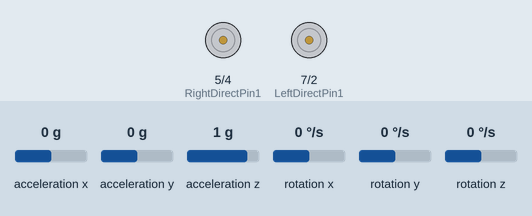
The sketch below on a simulated Arduino Uno, built with avr-gcc and run on an emulated ATmega328P. On the bench: motor-driver pin pairs drawn as motors (green arrow = first pin HIGH = forward, orange = second pin HIGH = backward, longer = more drive, scaled by the enable pin). Inputs (shaded band) come from the test bench; at power-on: acceleration x 0 g, acceleration y 0 g, acceleration z 1 g, rotation x 0 °/s, rotation y 0 °/s, rotation z 0 °/s.

Above: at 1.2 s.
1.3 s: acceleration x set to -0.4 g
At 2.1 s:
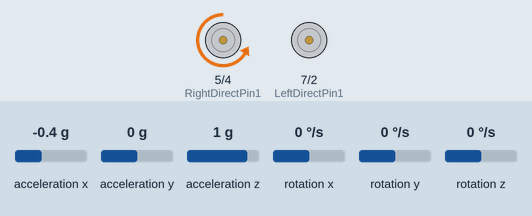
2.8 s: acceleration y set to -0.4 g
At 4.0 s:
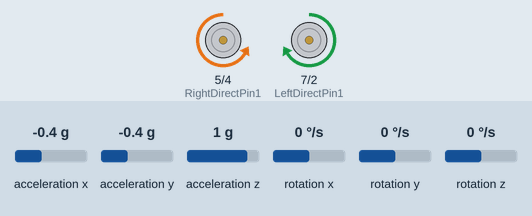
4.3 s: acceleration x set to 0 g
At 5.4 s:
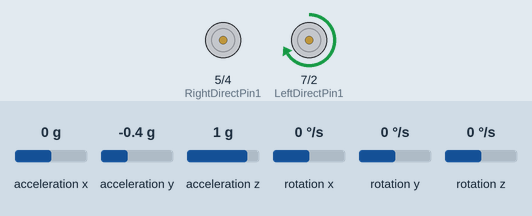
5.8 s: acceleration y set to 0.1 g
7.3 s: acceleration y set to 0.4 g
At 7.7 s:
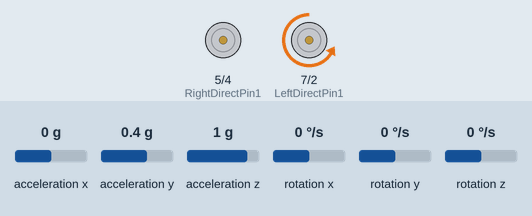
8.8 s: acceleration x set to -1.4 g
At 10.1 s:
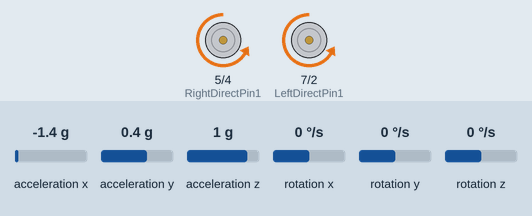
Timing chart, 0 to 11.3 s (numbered marks = the images above; inputs shaded):
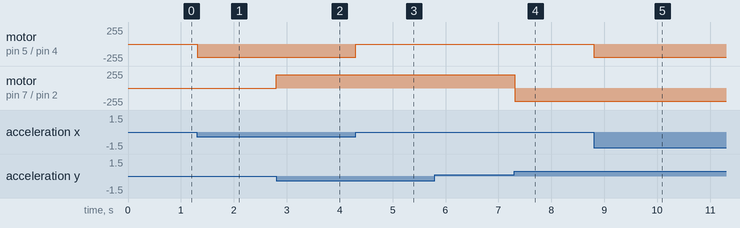

The sketch:

omni-car-code.ino
```cpp
#include <Wire.h>
#include <MPU6050.h>

#define speedPinR 3    //  RIGHT PWM pin connect MODEL-X ENA
#define RightDirectPin1  5    //Right Motor direction pin 1 to MODEL-X IN1
#define RightDirectPin2  4    //Right Motor direction pin 2 to MODEL-X IN2
#define speedPinL 6    // Left PWM pin connect MODEL-X ENB
#define LeftDirectPin1  7    //Left Motor direction pin 1 to MODEL-X IN3
#define LeftDirectPin2  2   //Left Motor direction pin 1 to MODEL-X IN4

int val;
MPU6050 mpu;


void setup() {

  pinMode(RightDirectPin1, OUTPUT);
  pinMode(RightDirectPin2, OUTPUT);
  pinMode(speedPinL, OUTPUT);
  pinMode(LeftDirectPin1, OUTPUT);
  pinMode(LeftDirectPin2, OUTPUT);
  pinMode(speedPinR, OUTPUT);

  while(!mpu.begin(MPU6050_SCALE_2000DPS, MPU6050_RANGE_2G))
  {
    Serial.println("Could not find a valid MPU6050 sensor, check wiring!");
    delay(500);
  }
}


void x_axis() {

  Vector rawAccel = mpu.readRawAccel();
  Vector normAccel = mpu.readNormalizeAccel();

  if (normAccel.XAxis > 2) {
    digitalWrite(RightDirectPin1, HIGH);
    digitalWrite(RightDirectPin2, LOW);
  } else if (normAccel.XAxis < -2) {
    digitalWrite(RightDirectPin1, LOW);
    digitalWrite(RightDirectPin2, HIGH);
  } else {
    digitalWrite(RightDirectPin2, LOW);
    digitalWrite(RightDirectPin2, LOW);
  }

  analogWrite(speedPinL,200);
  analogWrite(speedPinR,200);
}

void y_axis() {

  Vector rawAccel = mpu.readRawAccel();
  Vector normAccel = mpu.readNormalizeAccel();

  if (normAccel.YAxis > 2) {
    digitalWrite(LeftDirectPin1, LOW);
    digitalWrite(LeftDirectPin2, HIGH);
  } else if (normAccel.YAxis < -2){
    digitalWrite(LeftDirectPin1, HIGH);
    digitalWrite(LeftDirectPin2, LOW);
  } else {
    digitalWrite(LeftDirectPin2, LOW);
    digitalWrite(LeftDirectPin2, LOW);
  }

  analogWrite(speedPinL,200);
  analogWrite(speedPinR,200);
}

void loop() {

  x_axis();
  y_axis();

}
```

Measured:
- the behaviour switches between -0.2 and -0.3 g on acceleration x (found by bisection; images 0 and 1)
- the behaviour switches between -0.2 and -0.3 g on acceleration y (found by bisection; images 1 and 2)
- the behaviour switches between 0.2 and 0.3 g on acceleration y (found by bisection; images 3 and 4)
- after the input at 1.3 s, motor on pin 5 (RightDirectPin1) / pin 4 (RightDirectPin2): stopped → backward 200/255 at once
- after the input at 2.8 s, motor on pin 7 (LeftDirectPin1) / pin 2 (LeftDirectPin2): stopped → forward 200/255 at once
- after the input at 4.3 s, motor on pin 5 (RightDirectPin1) / pin 4 (RightDirectPin2): backward 200/255 → stopped at once
- after the input at 5.8 s, every drawn part: stays the same
- after the input at 7.3 s, motor on pin 7 (LeftDirectPin1) / pin 2 (LeftDirectPin2): forward 200/255 → backward 200/255 at once
- after the input at 8.8 s, motor on pin 5 (RightDirectPin1) / pin 4 (RightDirectPin2): stopped → backward 200/255 at once
